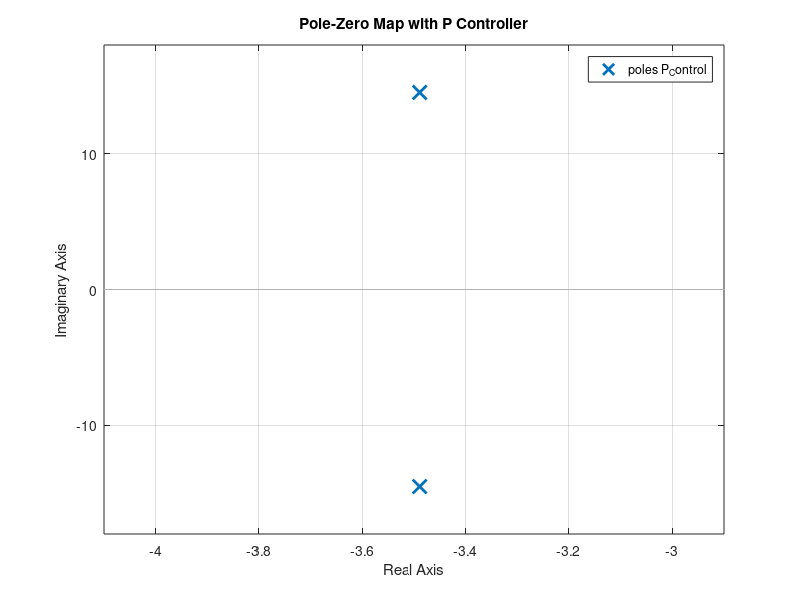
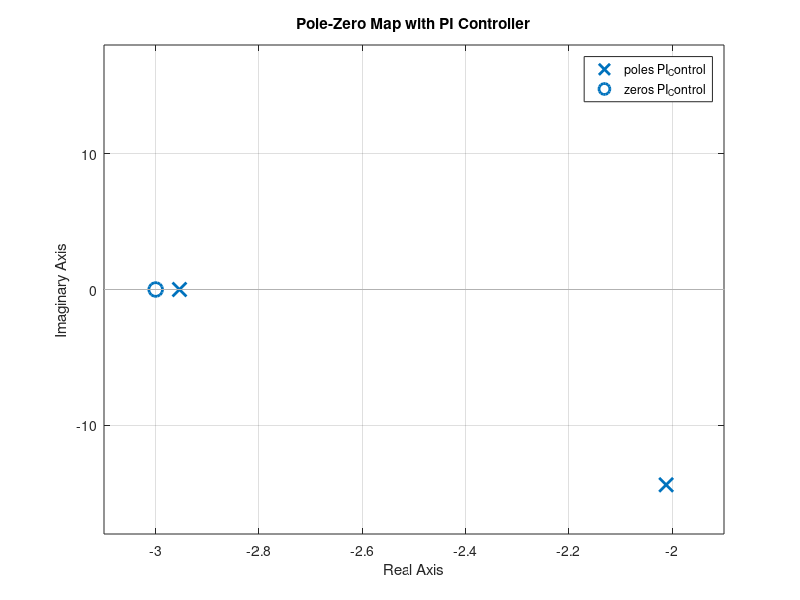
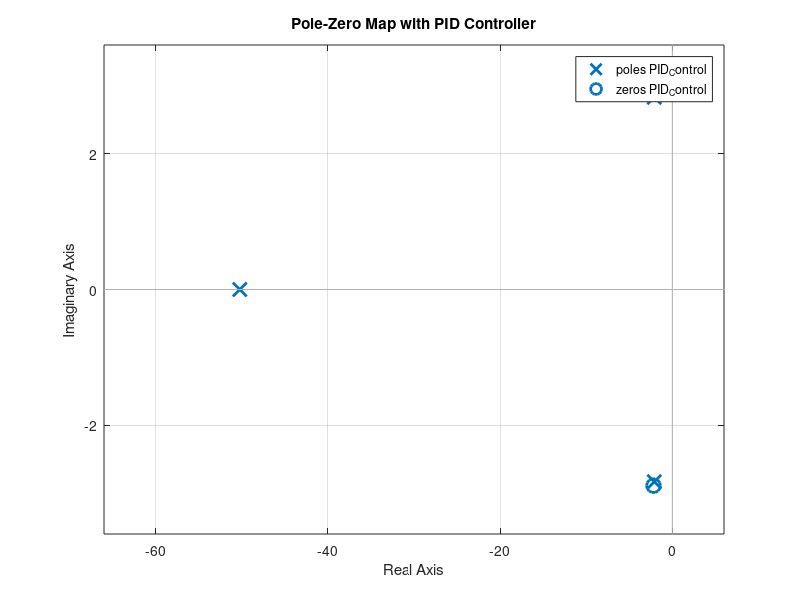
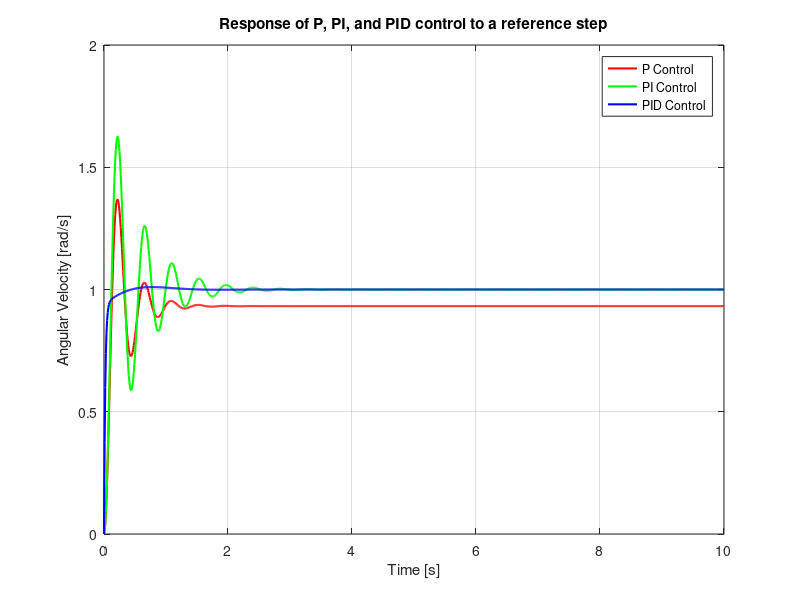

Recreate these plots in MATLAB, in order.
clc;
clear all;
close all;

% Parameter
Jm = 1.13e-2;
b = 0.028;
La = 0.1;
Ra = 0.45;
Kt = 0.067;
Ke = 0.067;

% Gain
Kp = 3.5;
Ki = 10.5;
Kd = 0.8; %0.8

% P, PI, PID
P = Kp;
PI = Kp + Ki/tf('s');
PID = Kp + Ki/tf('s') + Kd*tf('s');

% Model
D = tf(Kt, [Jm*La, Jm*Ra + b*La, b*Ra + Kt*Ke]);

% Transfer function
P_Series = D * P;
PI_Series = D * PI;
PID_Series = D * PID;

% Closed-loop transfer functions
P_Control = feedback(P_Series, 1);
PI_Control = feedback(PI_Series, 1);
PID_Control = feedback(PID_Series, 1);

t = 0:0.01:10;

[yP, tP] = step(P_Control, t);
[yPI, tPI] = step(PI_Control, t);
[yPID, tPID] = step(PID_Control, t);

% Response Map
figure;
pzmap(P_Control)
title('Pole-Zero Map with P Controller')
grid on
figure;
pzmap(PI_Control)
title('Pole-Zero Map with PI Controller')
grid on
figure;
pzmap(PID_Control)
title('Pole-Zero Map with PID Controller')
grid on

% Response Map
figure;
plot(tP, yP, 'r', 'LineWidth', 1.5); 
hold on;
plot(tPI, yPI, 'g', 'LineWidth', 1.5);
plot(tPID, yPID, 'b', 'LineWidth', 1.5);
hold off;
title('Response of P, PI, and PID control to a reference step')
ylabel('Angular Velocity [rad/s]')
xlabel('Time [s]')
legend('P Control', 'PI Control', 'PID Control')
grid on
